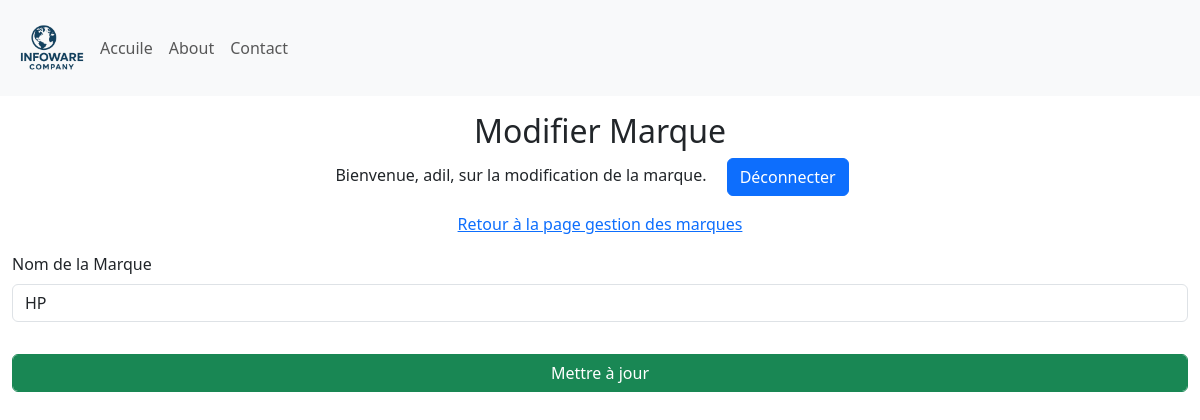
The app's page /update_Marque/1 (signed in), older data.
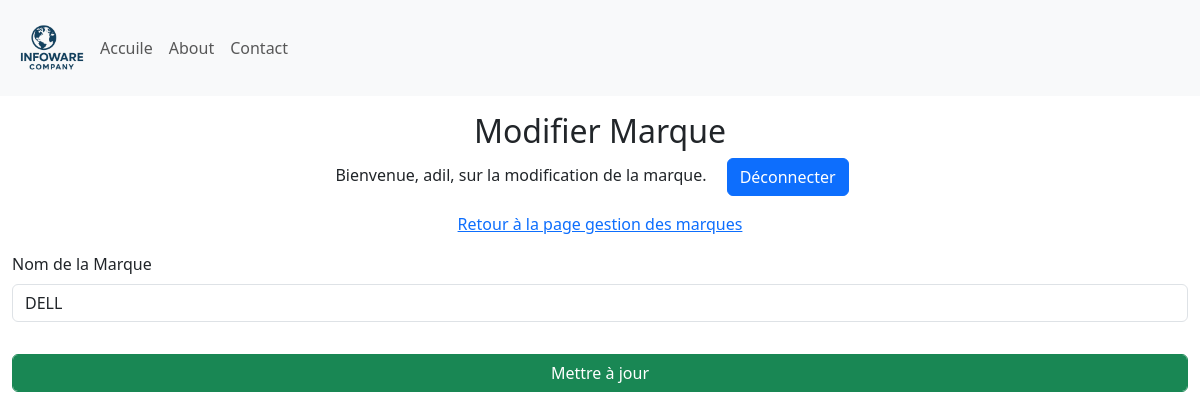
The same page, newer data.
### Site/models.py (models this page shows, shortened)
class Marque(db.Model):
    id = db.Column(db.Integer, primary_key=True)
    MarqueName = db.Column(db.String(50), unique=True, nullable=False)

### Site/dashbord/marques.py (the view)
@Marques.route('/update_Marque/<int:Marque_id>', methods=['GET', 'POST'])
def update_Marque(Marque_id):
    if 'user' not in session:
        return redirect(url_for('admin.admin'))
    mod_Marque = Marque.query.get_or_404(Marque_id)
    if request.method == 'POST':
        if 'MarqueName' in request.form:
            MarqueName = request.form['MarqueName']
            mod_Marque.MarqueName = MarqueName
            db.session.commit()
            return redirect(url_for('marques.manage_Marques'))
    return render_template('update_Marques.html', name=session['user'], Marque=mod_Marque)

### Site/templates/update_Marques.html (shortened to what this page needs)
{% extends 'base.html' %}
{% block body %}
<div class="container-fluid">
    <div class="row">
        <div class="col-12  my-3">
            <div class="text-center">
                <h2>Modifier Marque</h2>
                <p>Bienvenue, {{ name }}, sur la modification de la marque. <a class="mx-3 btn btn-primary" href="{{ url_for('admin.logout') }}"">Déconnecter</a></p>
                <p><a href="{{ url_for('marques.manage_Marques') }}">Retour à la page gestion des marques</a> </p>
            </div>
           <form method="POST">
                <div class="mb-3">
                    <label for="MarqueName" class="form-label">Nom de la Marque</label>
                    <input type="text" class="form-control" id="MarqueName" name="MarqueName" value="{{ Marque.MarqueName }}" required>
                </div>
                <div class="mb-3">
                    <input type="submit" class="form-control btn btn-success mt-3" value="Mettre à jour">
                </div>
            </form>
        </div>
    </div>
</div>
{% endblock %}

Row changes from the older to the newer data that the page shows:
changed Marque: MarqueName "HP" → "DELL"
